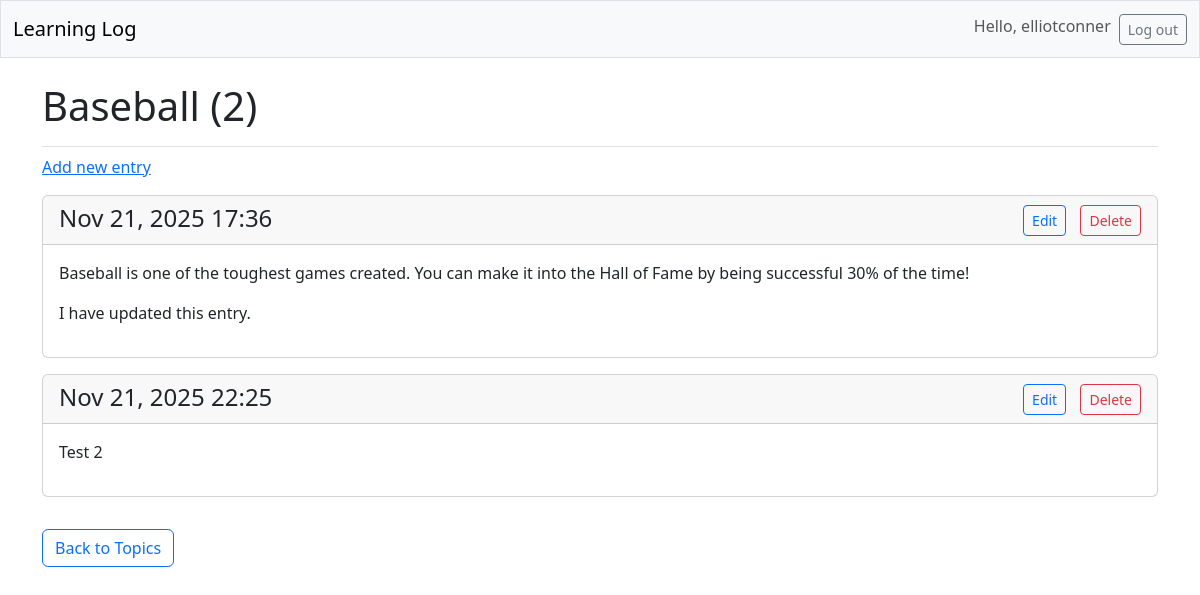
Page /topics/3/ (signed in) on the earlier database version.
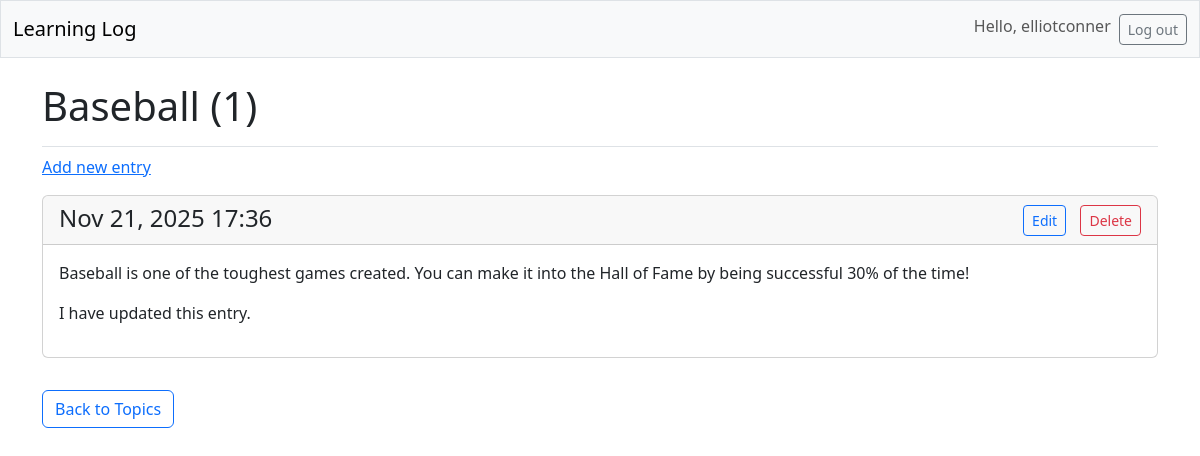
Same page on the later database version.
### learning_logs/models.py (models this page shows, shortened)
class Entry(models.Model):
    topic = models.ForeignKey(Topic, on_delete=models.CASCADE)
    text = models.TextField()
    date_added = models.DateTimeField(auto_now_add=True)
    class Meta:
        verbose_name_plural = 'entries'

### learning_logs/views.py (the view)
# urls.py: path('topics/<int:topic_id>/', views.topic, name='topic'),
@login_required
def topic(request, topic_id):
    topic = Topic.objects.get(id=topic_id)
    entries = topic.entry_set.order_by('date_added')
    context = {'topic': topic, 'entries': entries}
    return render(request, 'learning_logs/topic.html', context)

### learning_logs/templates/learning_logs/topic.html
{% extends 'learning_logs/base.html' %}
{% block page_header %}
  <h1>
      {{ topic.text }}
      {% if entries.count > 0 %}
        ({{ entries.count }})
      {% endif %}
  </h1>
{% endblock page_header %}
{% block content %}
  <p>
      <a href="{% url 'learning_logs:new_entry' topic.id %}">Add new entry</a>
  </p>
  {% for entry in entries %}
    <div class="card mb-3">
        <h4 class="card-header d-flex justify-content-between align-center-items">
          <span> {{ entry.date_added|date:'M d, Y H:i' }}</span>
          <span>
              <a href="{% url 'learning_logs:edit_entry' entry.id %}" class="btn btn-sm btn-outline-primary me-2">Edit</a>
              <a href="{% url 'learning_logs:delete_entry' entry.id %}" class="btn btn-sm btn-outline-danger"
                 onclick="return confirm('Are you sure you want to delete this entry?');">Delete</a>
          </span>
        </h4>
        <div class="card-body">{{ entry.text|linebreaks }}</div>
    </div>
  {% empty %}
    <p>There are no entries for this topic yet.</p>
  {% endfor %}
  <a href="{% url 'learning_logs:topics' %}" class="btn btn-outline-primary mt-3">
  Back to Topics
  </a>
{% endblock content %}

Differences in the rows shown:
removed Entry: date_added "Nov 21, 2025 22:25", text "Test 2"
Other differences:
{{ entries.count }}: "2" → "1"
